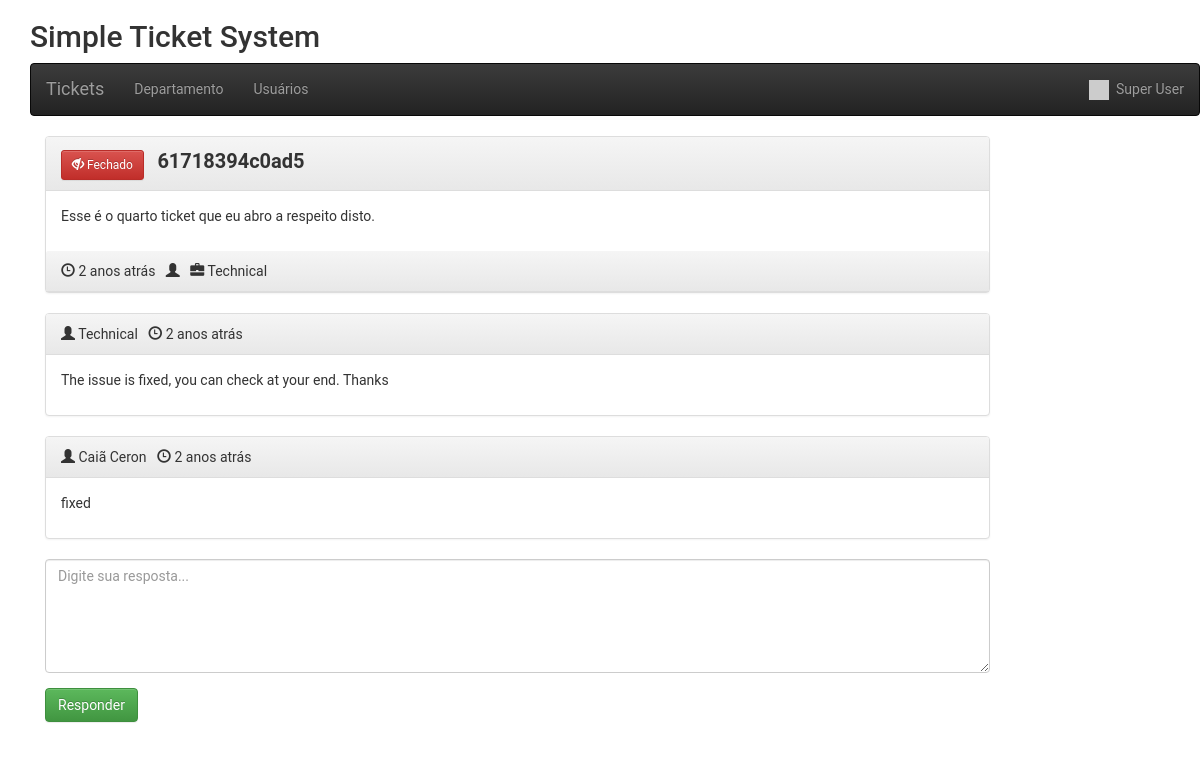
/view_ticket.php?id=2 (signed in), run on the app's committed database.
### tables this page shows
CREATE TABLE `users` (
  `id` int(11) NOT NULL,
  `name` varchar(250) NOT NULL,
  `email` varchar(250) NOT NULL,
  `password` varchar(250) NOT NULL,
  `user_type` enum('admin','support','user') NOT NULL,
  `status` int(11) NOT NULL,
  `create_at` datetime NOT NULL DEFAULT current_timestamp(),
  `update_at` datetime NOT NULL DEFAULT current_timestamp()
);

CREATE TABLE `tickets` (
  `id` int(11) NOT NULL,
  `title` varchar(250) NOT NULL,
  `protocol` varchar(20) NOT NULL,
  `user_id` int(11) NOT NULL,
  `init_msg` text NOT NULL,
  `department` int(11) NOT NULL,
  `date` varchar(250) NOT NULL,
  `last_reply` int(11) NOT NULL,
  `user_read` int(11) NOT NULL,
  `admin_read` int(11) NOT NULL,
  `resolved` int(11) NOT NULL
);

CREATE TABLE `departments` (
  `id` int(11) NOT NULL,
  `name` varchar(250) NOT NULL,
  `status` int(11) NOT NULL DEFAULT 1
);

CREATE TABLE `ticket_replies` (
  `id` int(11) NOT NULL,
  `user` int(11) NOT NULL,
  `text` text NOT NULL,
  `ticket_id` text NOT NULL,
  `date` varchar(20) NOT NULL
);

### class/Database.php (called while the page is built)
<?php
class Database
{
    public function dbConnect()
    {
        static $DBH = null;
        if (is_null($DBH)) {
            $connection = new mysqli(HOST, USER, PASSWORD, DATABASE);
            if ($connection->connect_error) {
                die("Banco de dados offline! (Ligar! -> XAMPP, WAMPP ETC...): " . $connection->connect_error);
            } else {
                $DBH = $connection;
            }
        }
        return $DBH;
    }
}

### init.php (called while the page is built, shortened)
<?php
require 'class/Database.php';
require 'class/Users.php';
require 'class/Time.php';
require 'class/Tickets.php';
$users = new Users;
$time = new Time;
$tickets = new Tickets;
?>

### class/Users.php (called while the page is built, shortened)
<?php
class Users extends Database
{
	private $userTable = 'users';
	private $dbConnect = false;
	public function __construct()
	{
		$this->dbConnect = $this->dbConnect();
	}
	public function getUserInfo()
	{
		if (!empty($_SESSION["userid"])) {
			$sqlQuery = "SELECT * FROM " . $this->userTable . "
				WHERE id ='" . $_SESSION["userid"] . "'";
			$result = mysqli_query($this->dbConnect, $sqlQuery);
			$userDetails = mysqli_fetch_assoc($result);
			return $userDetails;
		}
	}
}

### class/Tickets.php (called while the page is built, shortened)
<?php
class Tickets extends Database
{
	private $ticketTable = 'tickets';
	private $ticketRepliesTable = 'ticket_replies';
	private $dbConnect = false;
	public function __construct()
	{
		$this->dbConnect = $this->dbConnect();
	}
	public function ticketInfo($id)
	{
		$sqlQuery = "SELECT t.id, t.protocol, t.title, t.user_id, t.init_msg as message, t.date, t.last_reply, t.resolved, u.name as creater, d.name as department
			FROM " . $this->ticketTable . " t
			LEFT JOIN users u ON t.user_id = u.id
			LEFT JOIN departments d ON t.department = d.id
			WHERE t.protocol = '" . $id . "'";
		$result = mysqli_query($this->dbConnect, $sqlQuery);
		$tickets = mysqli_fetch_assoc($result);
		return $tickets;
	}
	public function getTicketReplies($id)
	{
		$sqlQuery = "SELECT r.id, r.text as message, r.date, u.name as creater, d.name as department, u.user_type
			FROM " . $this->ticketRepliesTable . " r
			LEFT JOIN " . $this->ticketTable . " t ON r.ticket_id = t.id
			LEFT JOIN users u ON r.user = u.id
			LEFT JOIN departments d ON t.department = d.id
			WHERE r.ticket_id = '" . $id . "'";
		$result = mysqli_query($this->dbConnect, $sqlQuery);
		$data = array();
		while ($row = mysqli_fetch_array($result, MYSQLI_ASSOC)) {
			$data[] = $row;
		}
		return $data;
	}
	public function updateTicketReadStatus($ticketId)
	{
		$updateField = '';
		if (isset($_SESSION["admin"])) {
			$updateField = "admin_read = '1'";
		} else {
			$updateField = "user_read = '1'";
		}
		$updateTicket = "UPDATE " . $this->ticketTable . "
			SET $updateField
			WHERE id = '" . $ticketId . "'";
		mysqli_query($this->dbConnect, $updateTicket);
	}
}

### class/Time.php (called while the page is built, shortened)
<?php
class Time extends Database
{
    public function ago($time)
    {
        $periods = array("segundo", "minuto", "hora", "dia", "semana", "mês", "ano", "decada");
        $lengths = array("60", "60", "24", "7", "4.35", "12", "10");
        $now = time();
        $difference = $now - $time;
        for ($j = 0; $difference >= $lengths[$j] && $j < count($lengths) - 1; $j++) {
            $difference /= $lengths[$j];
        }
        $difference = round($difference);
        if ($difference != 1) {
            $periods[$j] .= "s";
        }
        return $difference . " " . $periods[$j] . " atrás";
    }
}

### view_ticket.php (the view, shortened to what this page needs)
<?php
include 'init.php';
include('inc/header.php');
$ticketDetails = $tickets->ticketInfo($_GET['id']);
$ticketReplies = $tickets->getTicketReplies($ticketDetails['id']);
$user = $users->getUserInfo();
?>
<link rel="stylesheet" href="css/style.css" />
<?php include('inc/container.php'); ?>
<div class="container">
	<div class="row home-sections">
		<h2>Simple Ticket System</h2>
		<?php include('menus.php'); ?>
	</div>
	<section class="comment-list">
		<article class="row">
			<div class="col-md-10 col-sm-10">
				<div class="panel panel-default arrow left">
					<div class="panel-heading right">
						<?php if ($ticketDetails['resolved']) { ?>
							<button type="button" class="btn btn-danger btn-sm">
								<span class="glyphicon glyphicon-eye-close"></span> Fechado
							</button>
						<?php } else { ?>
							<button type="button" class="btn btn-success btn-sm">
								<span class="glyphicon glyphicon-eye-open"></span> Aberto
							</button>
						<?php } ?>
						<span class="ticket-title">
							<?php echo $ticketDetails['title']; ?>
						</span>
					</div>
					<div class="panel-body">
						<div class="comment-post">
							<p>
								<?php echo $ticketDetails['message']; ?>
							</p>
						</div>
					</div>
					<div class="panel-heading right">
						<span class="glyphicon glyphicon-time"></span> <time class="comment-date"
							datetime="16-12-2014 01:05"><i class="fa fa-clock-o"></i>
							<?php echo $time->ago($ticketDetails['date']); ?>
						</time>
						&nbsp;&nbsp;<span class="glyphicon glyphicon-user"></span>
						&nbsp;&nbsp;<span class="glyphicon glyphicon-briefcase"></span>
						<?php echo $ticketDetails['department']; ?>
					</div>
				</div>
			</div>
		</article>
		<?php foreach ($ticketReplies as $replies) { ?>
			<article class="row">
				<div class="col-md-10 col-sm-10">
					<div class="panel panel-default arrow right">
						<div class="panel-heading">
							<?php if ($replies['user_type'] == 'admin') { ?>
								<span class="glyphicon glyphicon-user"></span>
								<?php echo $ticketDetails['department']; ?>
							<?php } else { ?>
								<span class="glyphicon glyphicon-user"></span>
								<?php echo $replies['creater']; ?>
							<?php } ?>
							&nbsp;&nbsp;<span class="glyphicon glyphicon-time"></span> <time class="comment-date"
								datetime="16-12-2014 01:05"><i class="fa fa-clock-o"></i>
								<?php echo $time->ago($replies['date']); ?>
							</time>
						</div>
						<div class="panel-body">
							<div class="comment-post">
								<p>
									<?php echo $replies['message']; ?>
								</p>
							</div>
						</div>
					</div>
				</div>
			</article>
		<?php } ?>
		<form method="post" id="ticketReply">
			<article class="row">
				<div class="col-md-10 col-sm-10">
					<div class="form-group">
						<textarea class="form-control" rows="5" id="message" name="message"
							placeholder="Digite sua resposta..." required></textarea>
					</div>
				</div>
			</article>
			<article class="row">
				<div class="col-md-10 col-sm-10">
					<div class="form-group">
						<input type="submit" name="reply" id="reply" class="btn btn-success" value="Responder" />
					</div>
				</div>
			</article>
		</form>
	</section>
</div>
<?php include('inc/footer.php'); ?>

### menus.php (shortened to what this page needs)
<nav class="navbar navbar-inverse">
	<div class="container-fluid">
		<ul class="nav navbar-nav menus">
			<li id="ticket"><a href="ticket.php" class="navbar-brand">Tickets</a></li>
			<?php if (isset($_SESSION["admin"])) { ?>
				<li id="department"><a href="department.php">Departamento</a></li>
				<li id="user"><a href="user.php">Usuários</a></li>
			<?php } ?>
		</ul>
		<ul class="nav navbar-nav navbar-right">
			<li class="dropdown">
				<a href="#" class="dropdown-toggle" data-toggle="dropdown">
					<img src="//gravatar.com/avatar/<?php echo md5($user['email']); ?>?s=100" width="20px">&nbsp;
					<?php if (isset($_SESSION["userid"])) {
						echo $user['name'];
					} ?>
				</a>
			</li>
		</ul>
	</div>
</nav>

### css/style.css (style rules this page uses)
* { padding: 0; margin: 0; list-style: none; text-decoration: none; }
body { font-family: "Roboto", sans-serif; }
.ticket-title { font-weight: bold; font-size: 20px; margin-left: 10px; }

### data on the page
users: name "Super User"
tickets: title "61718394c0ad5", init_msg "Esse é o quarto ticket que eu abro a respeito disto.", date "2 anos atrás", departments.name "Technical"
ticket_replies: date "2 anos atrás", text "The issue is fixed, you can check at your end. Thanks"
departments: name "Technical"
ticket_replies: users.name "Caiã Ceron", date "2 anos atrás", text "fixed"
